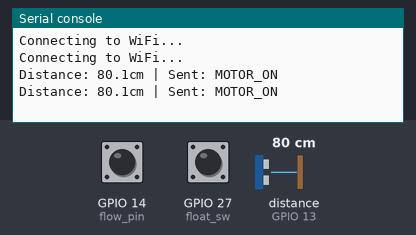
Simulated run of this program. Board: ESP32 board running MicroPython. Parts: the last lines printed to the serial console. The inputs (shaded band) are chosen by the test bench; at power-on: distance to the obstacle (sensor on GPIO 13) 80 cm, GPIO 14 (flow_pin) HIGH, GPIO 27 (float_sw) HIGH. The echo pulse lasts 58.3 µs per cm; WiFi joins after 1.5 s.

Above: at 3.2 s.
3.3 s: distance to the obstacle (sensor on GPIO 13) set to 2 cm
At 4.6 s:
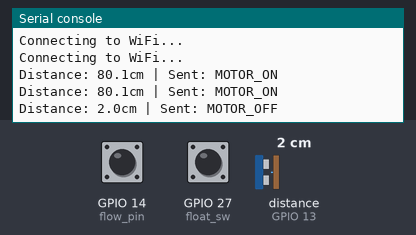
5.5 s: distance to the obstacle (sensor on GPIO 13) set to 4 cm
At 6.8 s:
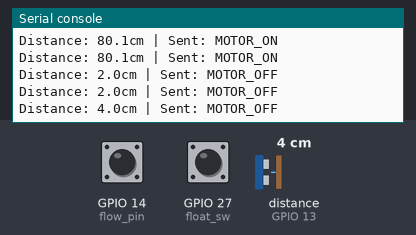

The program:

sender.py
```python
import machine
import time
import network
import socket

# --- CONFIGURATION ---
SSID = "Your_WiFi_Name"
PASSWORD = "Your_WiFi_Password"
MOTOR_IP = "192.168.1.100"  # Set this to the static IP of your Motor ESP
UDP_PORT = 1234

# Pin Definitions
trig = machine.Pin(12, machine.Pin.OUT)
echo = machine.Pin(13, machine.Pin.IN)
float_sw = machine.Pin(27, machine.Pin.IN, machine.Pin.PULL_UP)
flow_pin = machine.Pin(14, machine.Pin.IN, machine.Pin.PULL_UP)

# Flow Counter Setup
pulse_count = 0
def flow_callback(p):
    global pulse_count
    pulse_count += 1
flow_pin.irq(trigger=machine.Pin.IRQ_FALLING, handler=flow_callback)

# WiFi Connection
wlan = network.WLAN(network.STA_IF)
wlan.active(True)
wlan.connect(SSID, PASSWORD)

while not wlan.isconnected():
    print("Connecting to WiFi...")
    time.sleep(1)

sock = socket.socket(socket.AF_INET, socket.SOCK_DGRAM)

def get_distance():
    trig.value(0)
    time.sleep_us(5)
    trig.value(1)
    time.sleep_us(10)
    trig.value(0)

    # Wait for echo pulse
    while echo.value() == 0: pass
    t1 = time.ticks_us()
    while echo.value() == 1: pass
    t2 = time.ticks_us()

    duration = time.ticks_diff(t2, t1)
    return (duration * 0.0343) / 2

# --- MAIN LOOP ---
while True:
    dist = get_distance()
    is_full = float_sw.value() == 0  # Assuming 0 is triggered/closed

    # Calculate Flow (Simplified)
    flow_val = pulse_count
    pulse_count = 0

    # Determine Command
    # Send "OFF" if float switch is triggered OR water is too close (e.g., < 10cm)
    if is_full or dist < 10:
        cmd = b"MOTOR_OFF"
    else:
        cmd = b"MOTOR_ON"

    try:
        sock.sendto(cmd, (MOTOR_IP, UDP_PORT))
        print("Distance: {:.1f}cm | Sent: {}".format(dist, cmd.decode()))
    except Exception as e:
        print("Network Error:", e)

    time.sleep(1) # Send update every second
```

Measured:
- after the input at 3.3 s, the serial console: prints a new line after 0.71 s (image 1)
- after the input at 5.5 s, the serial console: prints a new line after 0.52 s (image 2)
